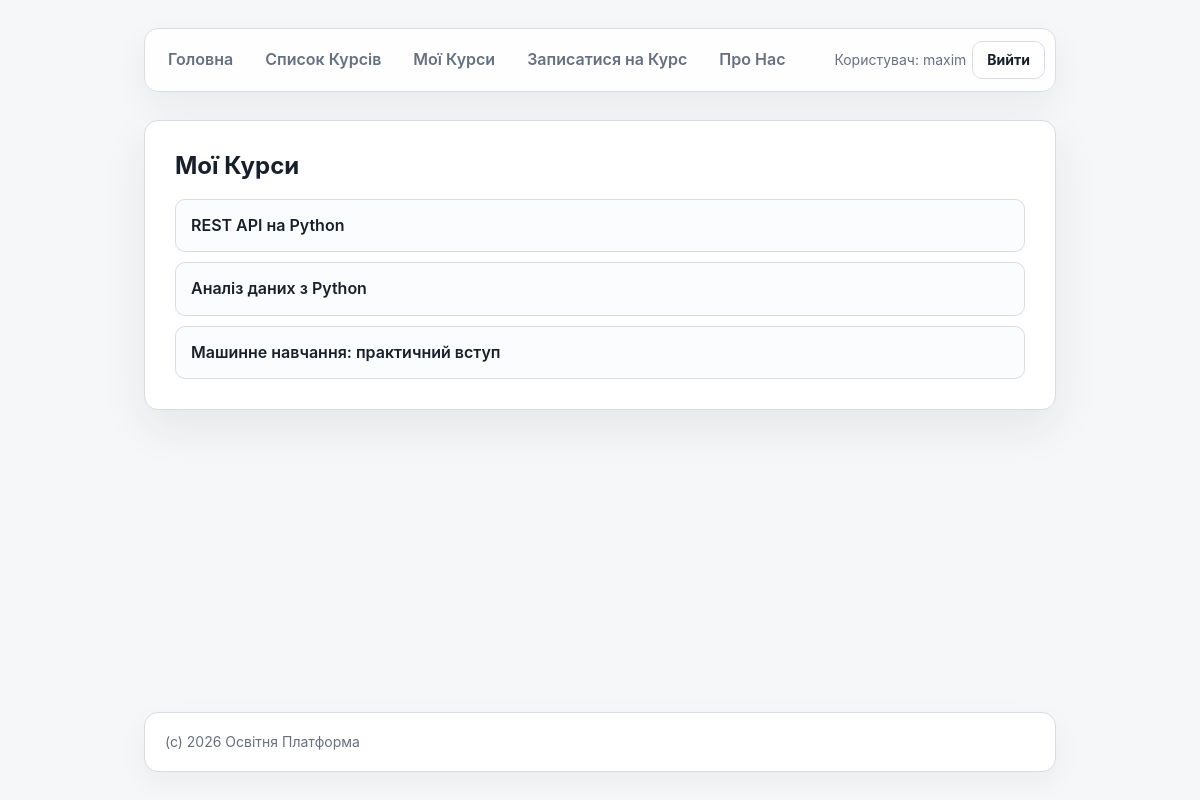
/my-courses/ (signed in), run on an earlier commit of the app's database.
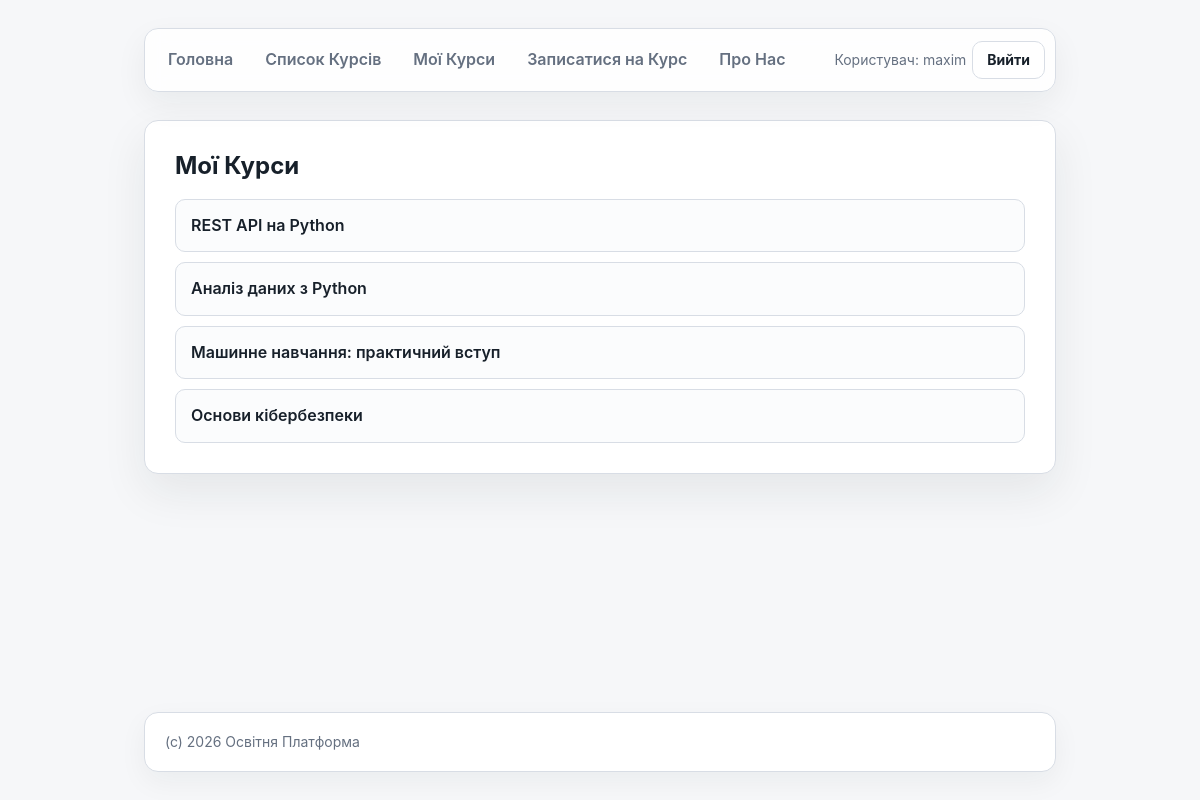
And on a later commit of the database.
### courses/models/enrollment.py (models this page shows)
class Enrollment(models.Model):
    course = models.ForeignKey(Course, on_delete=models.CASCADE, related_name='enrollments')
    student = models.ForeignKey(settings.AUTH_USER_MODEL, on_delete=models.CASCADE, related_name='enrollments')
    is_active = models.BooleanField(default=True)
    created_at = models.DateTimeField(auto_now_add=True)

### courses/models/course.py (models this page shows, shortened)
class Course(models.Model):
    LEVELS = [
        ('beginner', 'Beginner'),
        ('intermediate', 'Intermediate'),
        ('advanced', 'Advanced'),
    ]
    name = models.CharField(max_length=200)
    description = models.TextField()
    author = models.CharField(max_length=200, null=True, blank=True)
    level = models.CharField(max_length=32, choices=LEVELS, default='beginner')
    price = models.DecimalField(decimal_places=2, max_digits=6, default=5000.0)
    is_test = models.BooleanField(default=False)
    created_at = models.DateTimeField(auto_now_add=True)
    updated_at = models.DateTimeField(auto_now=True)

### courses/views.py (the view)
# urls.py: path('my-courses/', my_courses, name='my_courses'),
@login_required
def my_courses(request):
    enrollments = Enrollment.objects.filter(student=request.user).select_related('course')
    return render(request, 'courses/my_courses.html', {'enrollments': enrollments})

### courses/templates/courses/my_courses.html (shortened to what this page needs)
{% extends 'courses/base.html' %}
{% block main %}
<main>
    <strong>Мої Курси</strong>
    <ul>
    {% for enrollment in enrollments %}
        <li><a href="{% url 'course_details' enrollment.course.id %}">{{ enrollment.course.name }}</a></li>
    {% empty %}
        Ви ще не записані на курси
    {% endfor %}
    </ul>
</main>
{% endblock %}

What changed in the data, as far as the page shows it:
added Enrollment: course.name "Основи кібербезпеки"
